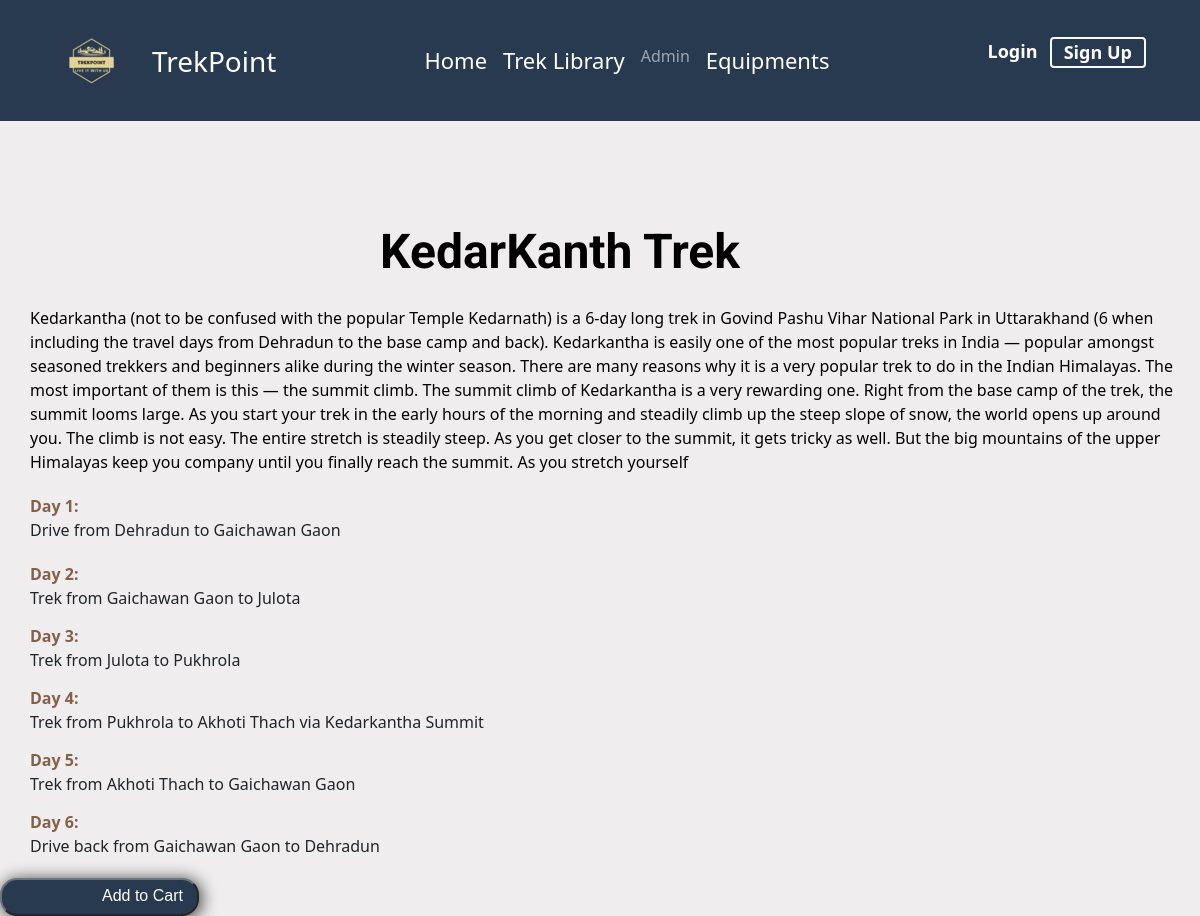
/upcoming/trek/KedarKanth/, run on the app's committed database.
### upcoming/models.py (models this page shows, shortened)
class Treks(models.Model):
    name = models.CharField(max_length= 50)
    price = models.IntegerField()
    short_description = models.CharField(max_length= 250)
    long_description = models.CharField(max_length= 100000, default=False)
    day1 = models.CharField(max_length=2500,default=False, null=True, blank=True)
    day2 = models.CharField(max_length=2500, default=False,null=True, blank=True)
    day3 = models.CharField(max_length=2500, null=True, default=False,blank=True)
    day4 = models.CharField(max_length=2500, null=True, default=False,blank=True)
    day5 = models.CharField(max_length=2500, null=True, default=False,blank=True)
    day6 = models.CharField(max_length=2500, null=True, default=False,blank=True)
    pdf = models.FileField(null=True, blank= True)
    altitude = models.IntegerField()
    digital = models.BooleanField(default=True, null=True, blank=False)
    gallery1 = models.ImageField(null = True, blank= True)
    gallery2 = models.ImageField(null = True, blank= True)
    gallery3 = models.ImageField(null = True, blank= True)
    image = models.ImageField(null= True,blank= True)
    class Meta:
        verbose_name_plural = "Treks"

### upcoming/views.py (the view)
# urls.py: path('trek/<str:hm>/', views.trek, name = "name_treks"),
@csrf_exempt
def trek(request,hm):
    data = Treks.objects.filter(name = hm)
    context = {"data": data}
    return render(request, "treks.html", context)

### templates/treks.html (shortened to what this page needs)
{% extends './common/base.html' %}
{% block content %}
    {% for trek in data %}
        <h1 class="text-center"
            style="padding-top: 8px;margin-bottom: -185px;margin-top: 44px;margin-right: 80px;padding-bottom: 0px;">
            <br><strong><span style="color: rgb(0, 0, 0);">{{ trek.name }} Trek</span></strong><br><br></h1>
        <p class="text" style="margin-top: 136px;margin-left: 30px;padding-right: 10px;">
            <br><span style="color: rgb(0, 0, 0);">{{ trek.long_description }}</span>
        </p>
        <p class="text-start" style="margin-left: 30px;padding-right: 0px;padding-left: 0px;margin-right: 500px;">
            <strong><span style="color: rgb(132, 96, 75);">Day 1:&nbsp;</span></strong><br>
            {{ trek.day1 }}<br>
        </p>
        <p class="text-start"
           style="margin-left: 30px;padding-right: 0px;padding-left: 0px;margin-right: 500px;margin-top: 0px;">
            <strong><span style="color: rgb(132, 96, 75);">Day 2:&nbsp;</span></strong><br>
            {{ trek.day2 }}<br></p>
        <p class="text-start"
           style="margin-left: 30px;padding-right: 0px;padding-left: 0px;margin-right: 500px;margin-top: -93px;padding-top: 87px;">
            <strong><span style="color: rgb(132, 96, 75);">Day 3:&nbsp;</span></strong><br>{{ trek.day3 }}<br></p>
        <p class="text-start"
           style="margin-left: 30px;padding-right: 0px;padding-left: 0px;margin-right: 500px;margin-top: -93px;padding-top: 87px;">
            <strong><span style="color: rgb(132, 96, 75);">Day 4:&nbsp;</span></strong><br>{{ trek.day4 }}<br></p>
        <p class="text-start"
           style="margin-left: 30px;padding-right: 0px;padding-left: 0px;margin-right: 500px;margin-top: -93px;padding-top: 87px;">
            <strong><span style="color: rgb(132, 96, 75);">Day 5:&nbsp;</span></strong><br>{{ trek.day5 }}<br></p>
        <p class="text-start"
           style="margin-left: 30px;padding-right: 0px;padding-left: 0px;margin-right: 500px;margin-top: -93px;padding-top: 87px;">
            <strong><span style="color: rgb(132, 96, 75);">Day 6:&nbsp;</span></strong><br>{{ trek.day6 }}<br></p>
        <button data-product={{ trek.id }}; data-action="add"
                class="align-self-end btn-outline-secondary add-btn update-cart"
                data-bss-hover-animate="pulse" href="#"
                style="padding: 4px;background: #283a50;color: rgb(255,255,255);border-radius: 17px;padding-right: 14px;padding-left: 100px;padding-bottom: 6px;font-family: 'Source Sans Pro', sans-serif;margin-top: auto;box-shadow: 2px 2px 16px 1px rgba(28,27,27,0.8);">
            Add to Cart
        </button>
    {% endfor %}
{% endblock %}

### data on the page
Treks: name "KedarKanth", long_description "Kedarkantha (not to be confused with the popular Temple Kedarnath) is a 6-day long trek in Govind Pashu Vihar National Park in Uttarakhand (6 when including the travel days from Dehradun to the base camp and back). Kedarkantha is easily one of the most popular treks in India — popular amongst seasoned trekkers and beginners alike during the winter season. There are many reasons why it is a very popular trek to do in the Indian Himalayas. The most important of them is this — the summit climb. The summit climb of Kedarkantha is a very rewarding one. Right from the base camp of the trek, the summit looms large. As you start your trek in the early hours of the morning and steadily climb up the…", day1 "Drive from Dehradun to Gaichawan Gaon", day2 "Trek from Gaichawan Gaon to Julota", day3 "Trek from Julota to Pukhrola", day4 "Trek from Pukhrola to Akhoti Thach via Kedarkantha Summit", day5 "Trek from Akhoti Thach to Gaichawan Gaon", day6 "Drive back from Gaichawan Gaon to Dehradun"
